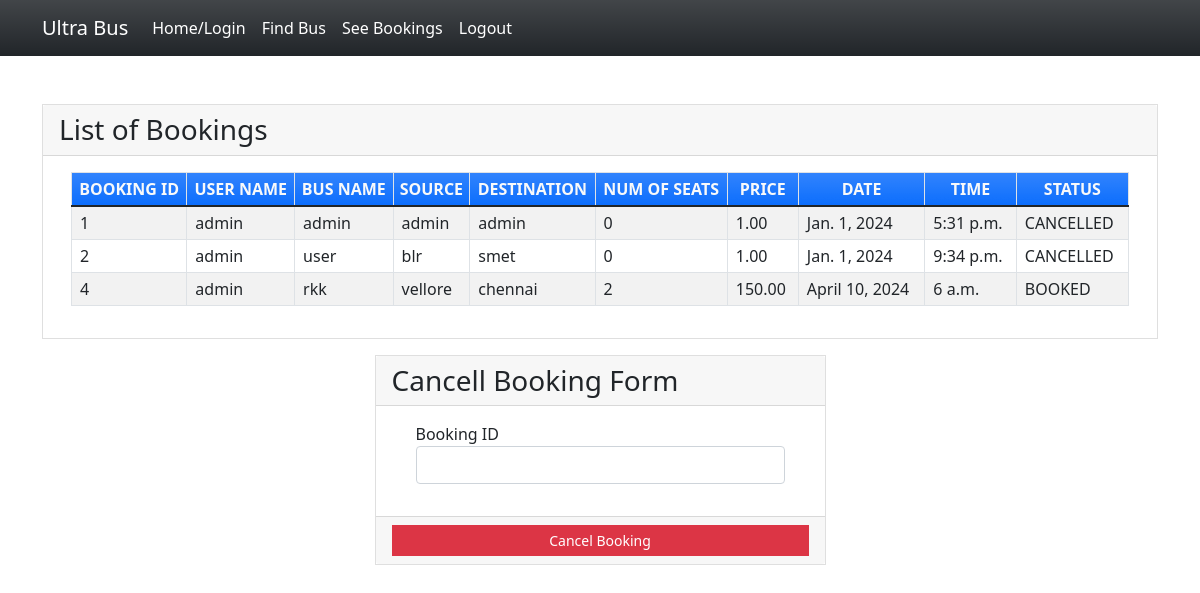
/seebookings (signed in), run on the app's committed database.
### myapp/models.py (models this page shows, shortened)
class Book(models.Model):
    BOOKED = 'B'
    CANCELLED = 'C'
    TICKET_STATUSES = ((BOOKED, 'Booked'),
                       (CANCELLED, 'Cancelled'),)
    email = models.EmailField()
    name = models.CharField(max_length=30)
    userid =models.DecimalField(decimal_places=0, max_digits=2)
    busid=models.DecimalField(decimal_places=0, max_digits=2)
    bus_name = models.CharField(max_length=30)
    source = models.CharField(max_length=30)
    dest = models.CharField(max_length=30)
    nos = models.DecimalField(decimal_places=0, max_digits=2)
    price = models.DecimalField(decimal_places=2, max_digits=6)
    date = models.DateField()
    time = models.TimeField()
    status = models.CharField(choices=TICKET_STATUSES, default=BOOKED, max_length=2)
    class Meta:
        verbose_name_plural = "List of Books"

### myapp/views.py (the view)
# urls.py: path('seebookings', views.seebookings, name="seebookings"),
@login_required(login_url='signin')
def seebookings(request,new={}):
    context = {}
    id_r = request.user.id
    book_list = Book.objects.filter(userid=id_r)
    if book_list:
        return render(request, 'myapp/booklist.html', locals())
    else:
        context["error"] = "Sorry no buses booked"
        return render(request, 'myapp/findbus.html', context)

### myapp/templates/myapp/booklist.html (shortened to what this page needs)
{% extends 'myapp/base.html' %} {% block content %}
<div class="container my-5">
    <div class="card rounded-0">
        <div class="card-header">
            <div class="card-title h3 mb-0">List of Bookings</div>
        </div>
        <div class="card-body">
            <div class="container-fluid">
                <table class="table table-bordered table-striped">
                    <thead>
                        <tr class="bg-gradient bg-primary text-light">
                            <th class="p-1 text-center">BOOKING ID</th>
                            <th class="p-1 text-center">USER NAME</th>
                            <th class="p-1 text-center">BUS NAME</th>
                            <th class="p-1 text-center">SOURCE</th>
                            <th class="p-1 text-center">DESTINATION</th>
                            <th class="p-1 text-center">NUM OF SEATS</th>
                            <th class="p-1 text-center">PRICE</th>
                            <th class="p-1 text-center">DATE</th>
                            <th class="p-1 text-center">TIME</th>
                            <th class="p-1 text-center">STATUS</th>
                        </tr>
                    </thead>
                    {% for row in book_list %}
                    <tr>
                        <td class="px-2 py-1 align-middle">{{row.id}}</td>
                        <td class="px-2 py-1 align-middle">{{row.name}}</td>
                        <td class="px-2 py-1 align-middle">{{row.bus_name}}</td>
                        <td class="px-2 py-1 align-middle">{{row.source}}</td>
                        <td class="px-2 py-1 align-middle">{{row.dest}}</td>
                        <td class="px-2 py-1 align-middle">{{row.nos}}</td>
                        <td class="px-2 py-1 align-middle">{{row.price}}</td>
                        <td class="px-2 py-1 align-middle">{{row.date}}</td>
                        <td class="px-2 py-1 align-middle">{{row.time}}</td>
                        <td class="px-2 py-1 align-middle">{{row.status}}</td>
                    </tr>
                    {% endfor %}
                </table>
            </div>
        </div>
    </div>
    <div class="row mt-3 justify-content-center">
        <div class="col-lg-5 col-md-7 col-sm-10 col-xs-12">
            <div class="card rounded-0">
                <div class="card-header">
                    <div class="card-title h3 mb-0">Cancell Booking Form</div>
                </div>
                <div class="card-body">
                    <div class="container-fluid">
                        <form action="{% url 'cancellings' %}" method="post" id="cancel-form">
                            <div class="mb-3">
                                <label for="bus_id" class="control-label">Booking ID</label>
                                <input name='bus_id' class="form-control" type="number" id="bus_id">
                            </div>
                        </form>
                    </div>
                </div>
                <div class="card-footer text-center">
                    <button class="btn btn-sm rounded-0 btn-danger w-100" form="cancel-form">Cancel Booking</button>
                </div>
            </div>
        </div>
    </div>
</div>
{% endblock %}

### myapp/templates/myapp/base.html (shortened to what this page needs)
<!doctype html>
<html lang="en">
<head>
    <link rel="stylesheet" href="https://cdn.jsdelivr.net/npm/bootstrap@5.1.3/dist/css/bootstrap.min.css">
</head>
<body>
<nav class="navbar navbar-expand-lg navbar-light bg-gradient bg-dark">
    <div class="container">
            <a class="navbar-brand" href="#" style="color: white;">Ultra Bus</a>
        <div class="collapse navbar-collapse" id="navbarNavAltMarkup">
            <div class="navbar-nav" >
                <a class="nav-item nav-link active" href="{% url 'home' %}" style="color: white;">Home/Login</a>
                <a class="nav-item nav-link" href="{% url 'findbus' %}" style="color: white;">Find Bus</a>
                <a class="nav-item nav-link" href="{% url 'seebookings' %}" style="color: white;">See Bookings</a>
                {% if request.user.is_active %}
                <a class="nav-item nav-link " href="{% url 'signout' %}" style="color: white;">Logout</a>
                {% else %}
                <a class="nav-item nav-link " href="{% url 'signup' %}" style="color: white;">Registration</a>
                {% endif %}
            </div>
        </div>
    </div>
</nav>
{% block content %}
{% endblock %}
</body>
</html>

### myapp/templates/myapp/base.html (style rules this page uses)
body { background-image: url(https://t3.ftcdn.net/jpg/05/71/63/36/240_F_571633653_R0N26WfNM4ZzOUILQl2y5EZtQ5GoucHw.jpg); background-repeat: no-repeat; background-size: cover; }

### data on the page
Book: id "1", name "admin", bus_name "admin", source "admin", dest "admin", nos "0", price "1.00", date "Jan. 1, 2024", time "5:31 p.m.", status "CANCELLED"
Book: id "2", name "admin", bus_name "user", source "blr", dest "smet", nos "0", price "1.00", date "Jan. 1, 2024", time "9:34 p.m.", status "CANCELLED"
Book: id "4", name "admin", bus_name "rkk", source "vellore", dest "chennai", nos "2", price "150.00", date "April 10, 2024", time "6 a.m.", status "BOOKED"
